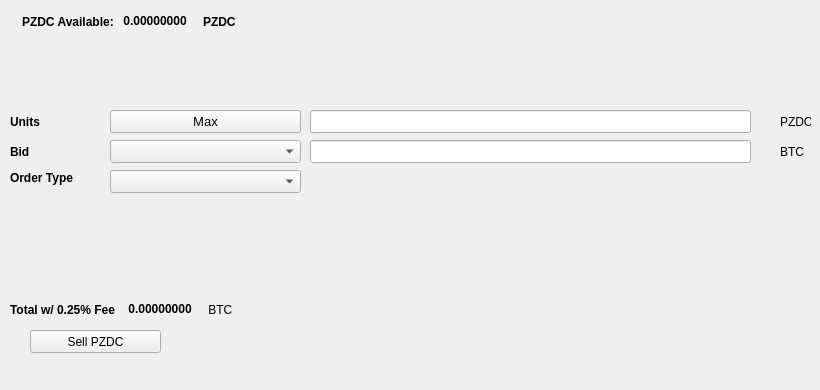
   <widget class="QWidget" name="SellTab">
    <attribute name="title">
     <string>Sell</string>
    </attribute>
    <widget class="QLabel" name="label_16">
     <property name="geometry">
      <rect>
       <x>780</x>
       <y>140</y>
       <width>31</width>
       <height>23</height>
      </rect>
     </property>
     <property name="text">
      <string>BTC</string>
     </property>
    </widget>
    <widget class="QComboBox" name="SellBidcomboBox">
     <property name="geometry">
      <rect>
       <x>110</x>
       <y>140</y>
       <width>191</width>
       <height>23</height>
      </rect>
     </property>
     <property name="font">
      <font>
       <pointsize>10</pointsize>
      </font>
     </property>
    </widget>
    <widget class="QLabel" name="label_18">
     <property name="geometry">
      <rect>
       <x>10</x>
       <y>110</y>
       <width>46</width>
       <height>23</height>
      </rect>
     </property>
     <property name="font">
      <font>
       <weight>75</weight>
       <bold>true</bold>
      </font>
     </property>
     <property name="text">
      <string>Units</string>
     </property>
    </widget>
    <widget class="QPushButton" name="Sell_Max_Amount">
     <property name="geometry">
      <rect>
       <x>110</x>
       <y>110</y>
       <width>191</width>
       <height>23</height>
      </rect>
     </property>
     <property name="font">
      <font>
       <pointsize>10</pointsize>
      </font>
     </property>
     <property name="text">
      <string>Max</string>
     </property>
    </widget>
    <widget class="QLabel" name="label_20">
     <property name="geometry">
      <rect>
       <x>10</x>
       <y>170</y>
       <width>91</width>
       <height>16</height>
      </rect>
     </property>
     <property name="font">
      <font>
       <weight>75</weight>
       <bold>true</bold>
      </font>
     </property>
     <property name="text">
      <string>Order Type</string>
     </property>
    </widget>
    <widget class="QComboBox" name="SellOrdertypeCombo">
     <property name="geometry">
      <rect>
       <x>110</x>
       <y>170</y>
       <width>191</width>
       <height>23</height>
      </rect>
     </property>
     <property name="font">
      <font>
       <pointsize>10</pointsize>
      </font>
     </property>
    </widget>
    <widget class="QLabel" name="label_21">
     <property name="geometry">
      <rect>
       <x>10</x>
       <y>140</y>
       <width>46</width>
       <height>23</height>
      </rect>
     </property>
     <property name="font">
      <font>
       <weight>75</weight>
       <bold>true</bold>
      </font>
     </property>
     <property name="text">
      <string>Bid</string>
     </property>
    </widget>
    <widget class="QLabel" name="label_22">
     <property name="geometry">
      <rect>
       <x>780</x>
       <y>110</y>
       <width>31</width>
       <height>23</height>
      </rect>
     </property>
     <property name="text">
      <string>PZDC</string>
     </property>
    </widget>
    <widget class="QLineEdit" name="UnitsInputPZDC">
     <property name="geometry">
      <rect>
       <x>310</x>
       <y>110</y>
       <width>441</width>
       <height>23</height>
      </rect>
     </property>
     <property name="font">
      <font>
       <pointsize>9</pointsize>
       <weight>75</weight>
       <bold>true</bold>
      </font>
     </property>
    </widget>
    <widget class="QLineEdit" name="SellBidPriceEdit">
     <property name="geometry">
      <rect>
       <x>310</x>
       <y>140</y>
       <width>441</width>
       <height>23</height>
      </rect>
     </property>
     <property name="font">
      <font>
       <pointsize>9</pointsize>
       <weight>75</weight>
       <bold>true</bold>
      </font>
     </property>
    </widget>
    <widget class="QPushButton" name="SellPZDCBTN">
     <property name="geometry">
      <rect>
       <x>30</x>
       <y>330</y>
       <width>131</width>
       <height>23</height>
      </rect>
     </property>
     <property name="text">
      <string>Sell PZDC</string>
     </property>
     <property name="icon">
      <iconset resource="../pzdc">
       <normaloff>:/icons/bitcoin</normaloff>:/icons/bitcoin</iconset>
     </property>
    </widget>
    <widget class="QWidget" name="layoutWidget3">
     <property name="geometry">
      <rect>
       <x>22</x>
       <y>12</y>
       <width>258</width>
       <height>19</height>
      </rect>
     </property>
     <layout class="QHBoxLayout" name="horizontalLayout">
      <item>
       <widget class="QLabel" name="label232_2">
        <property name="font">
         <font>
          <weight>75</weight>
          <bold>true</bold>
         </font>
        </property>
        <property name="text">
         <string>PZDC Available:</string>
        </property>
       </widget>
      </item>
      <item>
       <widget class="QLabel" name="PZDCAvailableLabel">
        <property name="palette">
         <palette>
          <active>
           <colorrole role="WindowText">
            <brush brushstyle="SolidPattern">
             <color alpha="255">
              <red>0</red>
              <green>0</green>
              <blue>0</blue>
             </color>
            </brush>
           </colorrole>
           <colorrole role="Button">
            <brush brushstyle="SolidPattern">
             <color alpha="255">
              <red>0</red>
              <green>170</green>
              <blue>0</blue>
             </color>
            </brush>
           </colorrole>
           <colorrole role="Light">
            <brush brushstyle="SolidPattern">
             <color alpha="255">
              <red>0</red>
              <green>255</green>
              <blue>0</blue>
             </color>
            </brush>
           </colorrole>
           <colorrole role="Midlight">
            <brush brushstyle="SolidPattern">
             <color alpha="255">
              <red>0</red>
              <green>212</green>
              <blue>0</blue>
             </color>
            </brush>
           </colorrole>
           <colorrole role="Dark">
            <brush brushstyle="SolidPattern">
             <color alpha="255">
              <red>0</red>
              <green>85</green>
              <blue>0</blue>
             </color>
            </brush>
           </colorrole>
           <colorrole role="Mid">
            <brush brushstyle="SolidPattern">
             <color alpha="255">
              <red>0</red>
              <green>113</green>
              <blue>0</blue>
             </color>
            </brush>
           </colorrole>
           <colorrole role="Text">
            <brush brushstyle="SolidPattern">
             <color alpha="255">
              <red>0</red>
              <green>170</green>
              <blue>0</blue>
             </color>
            </brush>
           </colorrole>
           <colorrole role="BrightText">
            <brush brushstyle="SolidPattern">
             <color alpha="255">
              <red>255</red>
              <green>255</green>
              <blue>255</blue>
             </color>
            </brush>
           </colorrole>
           <colorrole role="ButtonText">
            <brush brushstyle="SolidPattern">
             <color alpha="255">
              <red>0</red>
              <green>0</green>
              <blue>0</blue>
             </color>
            </brush>
           </colorrole>
           <colorrole role="Base">
            <brush brushstyle="SolidPattern">
             <color alpha="255">
              <red>255</red>
              <green>255</green>
              <blue>255</blue>
             </color>
            </brush>
           </colorrole>
           <colorrole role="Window">
            <brush brushstyle="SolidPattern">
             <color alpha="255">
              <red>0</red>
              <green>170</green>
              <blue>0</blue>
             </color>
            </brush>
           </colorrole>
           <colorrole role="Shadow">
            <brush brushstyle="SolidPattern">
             <color alpha="255">
              <red>0</red>
              <green>0</green>
              <blue>0</blue>
             </color>
            </brush>
           </colorrole>
           <colorrole role="AlternateBase">
            <brush brushstyle="SolidPattern">
             <color alpha="255">
              <red>127</red>
              <green>212</green>
              <blue>127</blue>
             </color>
            </brush>
           </colorrole>
           <colorrole role="ToolTipBase">
            <brush brushstyle="SolidPattern">
             <color alpha="255">
              <red>255</red>
              <green>255</green>
              <blue>220</blue>
             </color>
            </brush>
           </colorrole>
           <colorrole role="ToolTipText">
            <brush brushstyle="SolidPattern">
             <color alpha="255">
              <red>0</red>
              <green>0</green>
              <blue>0</blue>
             </color>
            </brush>
           </colorrole>
          </active>
          <inactive>
           <colorrole role="WindowText">
            <brush brushstyle="SolidPattern">
             <color alpha="255">
              <red>0</red>
              <green>0</green>
              <blue>0</blue>
             </color>
            </brush>
           </colorrole>
           <colorrole role="Button">
            <brush brushstyle="SolidPattern">
             <color alpha="255">
              <red>0</red>
              <green>170</green>
              <blue>0</blue>
             </color>
            </brush>
           </colorrole>
           <colorrole role="Light">
            <brush brushstyle="SolidPattern">
             <color alpha="255">
              <red>0</red>
              <green>255</green>
              <blue>0</blue>
             </color>
            </brush>
           </colorrole>
           <colorrole role="Midlight">
            <brush brushstyle="SolidPattern">
             <color alpha="255">
              <red>0</red>
              <green>212</green>
              <blue>0</blue>
             </color>
            </brush>
           </colorrole>
           <colorrole role="Dark">
            <brush brushstyle="SolidPattern">
             <color alpha="255">
              <red>0</red>
              <green>85</green>
              <blue>0</blue>
             </color>
            </brush>
           </colorrole>
           <colorrole role="Mid">
            <brush brushstyle="SolidPattern">
             <color alpha="255">
              <red>0</red>
              <green>113</green>
              <blue>0</blue>
             </color>
            </brush>
           </colorrole>
           <colorrole role="Text">
            <brush brushstyle="SolidPattern">
             <color alpha="255">
              <red>0</red>
              <green>170</green>
              <blue>0</blue>
             </color>
            </brush>
           </colorrole>
           <colorrole role="BrightText">
            <brush brushstyle="SolidPattern">
             <color alpha="255">
              <red>255</red>
              <green>255</green>
              <blue>255</blue>
             </color>
            </brush>
           </colorrole>
           <colorrole role="ButtonText">
            <brush brushstyle="SolidPattern">
             <color alpha="255">
              <red>0</red>
              <green>0</green>
              <blue>0</blue>
             </color>
            </brush>
           </colorrole>
           <colorrole role="Base">
            <brush brushstyle="SolidPattern">
             <color alpha="255">
              <red>255</red>
              <green>255</green>
              <blue>255</blue>
             </color>
            </brush>
           </colorrole>
           <colorrole role="Window">
            <brush brushstyle="SolidPattern">
             <color alpha="255">
              <red>0</red>
              <green>170</green>
              <blue>0</blue>
             </color>
            </brush>
           </colorrole>
           <colorrole role="Shadow">
            <brush brushstyle="SolidPattern">
             <color alpha="255">
              <red>0</red>
              <green>0</green>
              <blue>0</blue>
             </color>
            </brush>
           </colorrole>
           <colorrole role="AlternateBase">
            <brush brushstyle="SolidPattern">
             <color alpha="255">
              <red>127</red>
              <green>212</green>
              <blue>127</blue>
             </color>
            </brush>
           </colorrole>
           <colorrole role="ToolTipBase">
            <brush brushstyle="SolidPattern">
             <color alpha="255">
              <red>255</red>
              <green>255</green>
              <blue>220</blue>
             </color>
            </brush>
           </colorrole>
           <colorrole role="ToolTipText">
            <brush brushstyle="SolidPattern">
             <color alpha="255">
              <red>0</red>
              <green>0</green>
              <blue>0</blue>
             </color>
            </brush>
           </colorrole>
          </inactive>
          <disabled>
           <colorrole role="WindowText">
            <brush brushstyle="SolidPattern">
             <color alpha="255">
              <red>0</red>
              <green>85</green>
              <blue>0</blue>
             </color>
            </brush>
           </colorrole>
           <colorrole role="Button">
            <brush brushstyle="SolidPattern">
             <color alpha="255">
              <red>0</red>
              <green>170</green>
              <blue>0</blue>
             </color>
            </brush>
           </colorrole>
           <colorrole role="Light">
            <brush brushstyle="SolidPattern">
             <color alpha="255">
              <red>0</red>
              <green>255</green>
              <blue>0</blue>
             </color>
            </brush>
           </colorrole>
           <colorrole role="Midlight">
            <brush brushstyle="SolidPattern">
             <color alpha="255">
              <red>0</red>
              <green>212</green>
              <blue>0</blue>
             </color>
            </brush>
           </colorrole>
           <colorrole role="Dark">
            <brush brushstyle="SolidPattern">
             <color alpha="255">
              <red>0</red>
              <green>85</green>
              <blue>0</blue>
             </color>
            </brush>
           </colorrole>
           <colorrole role="Mid">
            <brush brushstyle="SolidPattern">
             <color alpha="255">
              <red>0</red>
              <green>113</green>
              <blue>0</blue>
             </color>
            </brush>
           </colorrole>
           <colorrole role="Text">
            <brush brushstyle="SolidPattern">
             <color alpha="255">
              <red>0</red>
              <green>85</green>
              <blue>0</blue>
             </color>
            </brush>
           </colorrole>
           <colorrole role="BrightText">
            <brush brushstyle="SolidPattern">
             <color alpha="255">
              <red>255</red>
              <green>255</green>
              <blue>255</blue>
             </color>
            </brush>
           </colorrole>
           <colorrole role="ButtonText">
            <brush brushstyle="SolidPattern">
             <color alpha="255">
              <red>0</red>
              <green>85</green>
              <blue>0</blue>
             </color>
            </brush>
           </colorrole>
           <colorrole role="Base">
            <brush brushstyle="SolidPattern">
             <color alpha="255">
              <red>0</red>
              <green>170</green>
              <blue>0</blue>
             </color>
            </brush>
           </colorrole>
           <colorrole role="Window">
            <brush brushstyle="SolidPattern">
             <color alpha="255">
              <red>0</red>
              <green>170</green>
              <blue>0</blue>
             </color>
            </brush>
           </colorrole>
           <colorrole role="Shadow">
            <brush brushstyle="SolidPattern">
             <color alpha="255">
              <red>0</red>
              <green>0</green>
              <blue>0</blue>
             </color>
            </brush>
           </colorrole>
           <colorrole role="AlternateBase">
            <brush brushstyle="SolidPattern">
             <color alpha="255">
              <red>0</red>
              <green>170</green>
              <blue>0</blue>
             </color>
            </brush>
           </colorrole>
           <colorrole role="ToolTipBase">
            <brush brushstyle="SolidPattern">
             <color alpha="255">
              <red>255</red>
              <green>255</green>
              <blue>220</blue>
             </color>
            </brush>
           </colorrole>
           <colorrole role="ToolTipText">
            <brush brushstyle="SolidPattern">
             <color alpha="255">
              <red>0</red>
              <green>0</green>
              <blue>0</blue>
             </color>
            </brush>
           </colorrole>
          </disabled>
         </palette>
        </property>
        <property name="font">
         <font>
          <weight>75</weight>
          <bold>true</bold>
         </font>
        </property>
        <property name="text">
         <string> 0.00000000 </string>
        </property>
        <property name="textInteractionFlags">
         <set>Qt::LinksAccessibleByMouse|Qt::TextSelectableByKeyboard|Qt::TextSelectableByMouse</set>
        </property>
       </widget>
      </item>
      <item>
       <widget class="QLabel" name="labelPZDC">
        <property name="font">
         <font>
          <weight>75</weight>
          <bold>true</bold>
         </font>
        </property>
        <property name="text">
         <string>PZDC</string>
        </property>
       </widget>
      </item>
     </layout>
    </widget>
    <widget class="QWidget" name="layoutWidget">
     <property name="geometry">
      <rect>
       <x>10</x>
       <y>300</y>
       <width>268</width>
       <height>19</height>
      </rect>
     </property>
     <layout class="QHBoxLayout" name="horizontalLayout_2">
      <item>
       <widget class="QLabel" name="label_19">
        <property name="font">
         <font>
          <weight>75</weight>
          <bold>true</bold>
         </font>
        </property>
        <property name="text">
         <string>Total w/ 0.25% Fee </string>
        </property>
       </widget>
      </item>
      <item>
       <widget class="QLabel" name="SellCostLabel">
        <property name="palette">
         <palette>
          <active>
           <colorrole role="WindowText">
            <brush brushstyle="SolidPattern">
             <color alpha="255">
              <red>0</red>
              <green>0</green>
              <blue>0</blue>
             </color>
            </brush>
           </colorrole>
           <colorrole role="Button">
            <brush brushstyle="SolidPattern">
             <color alpha="255">
              <red>0</red>
              <green>170</green>
              <blue>0</blue>
             </color>
            </brush>
           </colorrole>
           <colorrole role="Light">
            <brush brushstyle="SolidPattern">
             <color alpha="255">
              <red>0</red>
              <green>255</green>
              <blue>0</blue>
             </color>
            </brush>
           </colorrole>
           <colorrole role="Midlight">
            <brush brushstyle="SolidPattern">
             <color alpha="255">
              <red>0</red>
              <green>212</green>
              <blue>0</blue>
             </color>
            </brush>
           </colorrole>
           <colorrole role="Dark">
            <brush brushstyle="SolidPattern">
             <color alpha="255">
              <red>0</red>
              <green>85</green>
              <blue>0</blue>
             </color>
            </brush>
           </colorrole>
           <colorrole role="Mid">
            <brush brushstyle="SolidPattern">
             <color alpha="255">
              <red>0</red>
              <green>113</green>
              <blue>0</blue>
             </color>
            </brush>
           </colorrole>
           <colorrole role="Text">
            <brush brushstyle="SolidPattern">
             <color alpha="255">
              <red>0</red>
              <green>170</green>
              <blue>0</blue>
             </color>
            </brush>
           </colorrole>
           <colorrole role="BrightText">
            <brush brushstyle="SolidPattern">
             <color alpha="255">
              <red>255</red>
              <green>255</green>
              <blue>255</blue>
             </color>
            </brush>
           </colorrole>
           <colorrole role="ButtonText">
            <brush brushstyle="SolidPattern">
             <color alpha="255">
              <red>0</red>
              <green>0</green>
              <blue>0</blue>
             </color>
            </brush>
           </colorrole>
           <colorrole role="Base">
            <brush brushstyle="SolidPattern">
             <color alpha="255">
              <red>255</red>
              <green>255</green>
              <blue>255</blue>
             </color>
            </brush>
           </colorrole>
           <colorrole role="Window">
            <brush brushstyle="SolidPattern">
             <color alpha="255">
              <red>0</red>
              <green>170</green>
              <blue>0</blue>
             </color>
            </brush>
           </colorrole>
           <colorrole role="Shadow">
            <brush brushstyle="SolidPattern">
             <color alpha="255">
              <red>0</red>
              <green>0</green>
              <blue>0</blue>
             </color>
            </brush>
           </colorrole>
           <colorrole role="AlternateBase">
            <brush brushstyle="SolidPattern">
             <color alpha="255">
              <red>127</red>
              <green>212</green>
              <blue>127</blue>
             </color>
            </brush>
           </colorrole>
           <colorrole role="ToolTipBase">
            <brush brushstyle="SolidPattern">
             <color alpha="255">
              <red>255</red>
              <green>255</green>
              <blue>220</blue>
             </color>
            </brush>
           </colorrole>
           <colorrole role="ToolTipText">
            <brush brushstyle="SolidPattern">
             <color alpha="255">
              <red>0</red>
              <green>0</green>
              <blue>0</blue>
             </color>
            </brush>
           </colorrole>
          </active>
          <inactive>
           <colorrole role="WindowText">
            <brush brushstyle="SolidPattern">
             <color alpha="255">
              <red>0</red>
              <green>0</green>
              <blue>0</blue>
             </color>
            </brush>
           </colorrole>
           <colorrole role="Button">
            <brush brushstyle="SolidPattern">
             <color alpha="255">
              <red>0</red>
              <green>170</green>
              <blue>0</blue>
             </color>
            </brush>
           </colorrole>
           <colorrole role="Light">
            <brush brushstyle="SolidPattern">
             <color alpha="255">
              <red>0</red>
              <green>255</green>
              <blue>0</blue>
             </color>
            </brush>
           </colorrole>
           <colorrole role="Midlight">
            <brush brushstyle="SolidPattern">
             <color alpha="255">
              <red>0</red>
              <green>212</green>
              <blue>0</blue>
             </color>
            </brush>
           </colorrole>
           <colorrole role="Dark">
            <brush brushstyle="SolidPattern">
             <color alpha="255">
              <red>0</red>
              <green>85</green>
              <blue>0</blue>
             </color>
            </brush>
           </colorrole>
           <colorrole role="Mid">
            <brush brushstyle="SolidPattern">
             <color alpha="255">
              <red>0</red>
              <green>113</green>
              <blue>0</blue>
             </color>
            </brush>
           </colorrole>
           <colorrole role="Text">
            <brush brushstyle="SolidPattern">
             <color alpha="255">
              <red>0</red>
              <green>170</green>
              <blue>0</blue>
             </color>
            </brush>
           </colorrole>
           <colorrole role="BrightText">
            <brush brushstyle="SolidPattern">
             <color alpha="255">
              <red>255</red>
              <green>255</green>
              <blue>255</blue>
             </color>
            </brush>
           </colorrole>
           <colorrole role="ButtonText">
            <brush brushstyle="SolidPattern">
             <color alpha="255">
              <red>0</red>
              <green>0</green>
              <blue>0</blue>
             </color>
            </brush>
           </colorrole>
           <colorrole role="Base">
            <brush brushstyle="SolidPattern">
             <color alpha="255">
              <red>255</red>
              <green>255</green>
              <blue>255</blue>
             </color>
            </brush>
           </colorrole>
           <colorrole role="Window">
            <brush brushstyle="SolidPattern">
             <color alpha="255">
              <red>0</red>
              <green>170</green>
              <blue>0</blue>
             </color>
            </brush>
           </colorrole>
           <colorrole role="Shadow">
            <brush brushstyle="SolidPattern">
             <color alpha="255">
              <red>0</red>
              <green>0</green>
              <blue>0</blue>
             </color>
            </brush>
           </colorrole>
           <colorrole role="AlternateBase">
            <brush brushstyle="SolidPattern">
             <color alpha="255">
              <red>127</red>
              <green>212</green>
              <blue>127</blue>
             </color>
            </brush>
           </colorrole>
           <colorrole role="ToolTipBase">
            <brush brushstyle="SolidPattern">
             <color alpha="255">
              <red>255</red>
              <green>255</green>
              <blue>220</blue>
             </color>
            </brush>
           </colorrole>
           <colorrole role="ToolTipText">
            <brush brushstyle="SolidPattern">
             <color alpha="255">
              <red>0</red>
              <green>0</green>
              <blue>0</blue>
             </color>
            </brush>
           </colorrole>
          </inactive>
          <disabled>
           <colorrole role="WindowText">
            <brush brushstyle="SolidPattern">
             <color alpha="255">
              <red>0</red>
              <green>85</green>
              <blue>0</blue>
             </color>
            </brush>
           </colorrole>
           <colorrole role="Button">
            <brush brushstyle="SolidPattern">
             <color alpha="255">
              <red>0</red>
              <green>170</green>
              <blue>0</blue>
             </color>
            </brush>
           </colorrole>
           <colorrole role="Light">
            <brush brushstyle="SolidPattern">
             <color alpha="255">
              <red>0</red>
              <green>255</green>
              <blue>0</blue>
             </color>
            </brush>
           </colorrole>
           <colorrole role="Midlight">
            <brush brushstyle="SolidPattern">
             <color alpha="255">
              <red>0</red>
              <green>212</green>
              <blue>0</blue>
             </color>
            </brush>
           </colorrole>
           <colorrole role="Dark">
            <brush brushstyle="SolidPattern">
             <color alpha="255">
              <red>0</red>
              <green>85</green>
              <blue>0</blue>
             </color>
            </brush>
           </colorrole>
           <colorrole role="Mid">
            <brush brushstyle="SolidPattern">
             <color alpha="255">
              <red>0</red>
              <green>113</green>
              <blue>0</blue>
             </color>
            </brush>
           </colorrole>
           <colorrole role="Text">
            <brush brushstyle="SolidPattern">
             <color alpha="255">
              <red>0</red>
              <green>85</green>
              <blue>0</blue>
             </color>
            </brush>
           </colorrole>
           <colorrole role="BrightText">
            <brush brushstyle="SolidPattern">
             <color alpha="255">
              <red>255</red>
              <green>255</green>
              <blue>255</blue>
             </color>
            </brush>
           </colorrole>
           <colorrole role="ButtonText">
            <brush brushstyle="SolidPattern">
             <color alpha="255">
              <red>0</red>
              <green>85</green>
              <blue>0</blue>
             </color>
            </brush>
           </colorrole>
           <colorrole role="Base">
            <brush brushstyle="SolidPattern">
             <color alpha="255">
              <red>0</red>
              <green>170</green>
              <blue>0</blue>
             </color>
            </brush>
           </colorrole>
           <colorrole role="Window">
            <brush brushstyle="SolidPattern">
             <color alpha="255">
              <red>0</red>
              <green>170</green>
              <blue>0</blue>
             </color>
            </brush>
           </colorrole>
           <colorrole role="Shadow">
            <brush brushstyle="SolidPattern">
             <color alpha="255">
              <red>0</red>
              <green>0</green>
              <blue>0</blue>
             </color>
            </brush>
           </colorrole>
           <colorrole role="AlternateBase">
            <brush brushstyle="SolidPattern">
             <color alpha="255">
              <red>0</red>
              <green>170</green>
              <blue>0</blue>
             </color>
            </brush>
           </colorrole>
           <colorrole role="ToolTipBase">
            <brush brushstyle="SolidPattern">
             <color alpha="255">
              <red>255</red>
              <green>255</green>
              <blue>220</blue>
             </color>
            </brush>
           </colorrole>
           <colorrole role="ToolTipText">
            <brush brushstyle="SolidPattern">
             <color alpha="255">
              <red>0</red>
              <green>0</green>
              <blue>0</blue>
             </color>
            </brush>
           </colorrole>
          </disabled>
         </palette>
        </property>
        <property name="font">
         <font>
          <weight>75</weight>
          <bold>true</bold>
         </font>
        </property>
        <property name="autoFillBackground">
         <bool>false</bool>
        </property>
        <property name="text">
         <string> 0.00000000</string>
        </property>
        <property name="textInteractionFlags">
         <set>Qt::LinksAccessibleByMouse|Qt::TextSelectableByMouse</set>
        </property>
       </widget>
      </item>
      <item>
       <widget class="QLabel" name="label_17">
        <property name="font">
         <font>
          <weight>50</weight>
          <bold>false</bold>
         </font>
        </property>
        <property name="text">
         <string> BTC</string>
        </property>
       </widget>
      </item>
     </layout>
    </widget>
    <widget class="QLabel" name="label_23">
     <property name="geometry">
      <rect>
       <x>460</x>
       <y>300</y>
       <width>281</width>
       <height>81</height>
      </rect>
     </property>
     <property name="text">
      <string/>
     </property>
     <property name="pixmap">
      <pixmap>:/images/bittrex</pixmap>
     </property>
    </widget>
   </widget>
